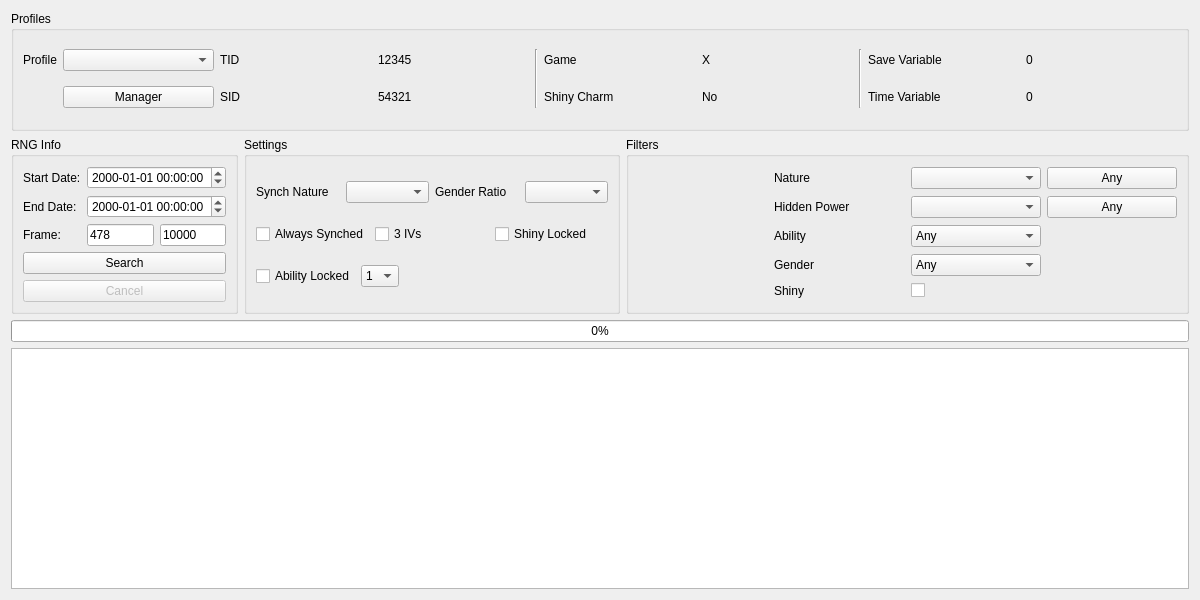
<?xml version="1.0" encoding="UTF-8"?>
<ui version="4.0">
 <class>Stationary6</class>
 <widget class="QWidget" name="Stationary6">
  <property name="geometry">
   <rect>
    <x>0</x>
    <y>0</y>
    <width>1200</width>
    <height>600</height>
   </rect>
  </property>
  <property name="minimumSize">
   <size>
    <width>1200</width>
    <height>600</height>
   </size>
  </property>
  <property name="windowTitle">
   <string>Gen 6 Stationary</string>
  </property>
  <layout class="QGridLayout" name="gridLayout">
   <item row="0" column="0" colspan="3">
    <widget class="QGroupBox" name="groupBoxProfile">
     <property name="sizePolicy">
      <sizepolicy hsizetype="Preferred" vsizetype="Preferred">
       <horstretch>0</horstretch>
       <verstretch>1</verstretch>
      </sizepolicy>
     </property>
     <property name="title">
      <string>Profiles</string>
     </property>
     <layout class="QGridLayout" name="gridLayout_15">
      <item row="0" column="0">
       <widget class="QLabel" name="labelProfile">
        <property name="sizePolicy">
         <sizepolicy hsizetype="Fixed" vsizetype="Preferred">
          <horstretch>0</horstretch>
          <verstretch>0</verstretch>
         </sizepolicy>
        </property>
        <property name="text">
         <string>Profile</string>
        </property>
       </widget>
      </item>
      <item row="0" column="1">
       <widget class="QComboBox" name="comboBoxProfiles"/>
      </item>
      <item row="0" column="2">
       <widget class="QLabel" name="labelProfileTID">
        <property name="text">
         <string>TID</string>
        </property>
       </widget>
      </item>
      <item row="0" column="3">
       <widget class="QLabel" name="labelProfileTIDValue">
        <property name="text">
         <string notr="true">12345</string>
        </property>
       </widget>
      </item>
      <item row="0" column="4" rowspan="2">
       <widget class="Line" name="line">
        <property name="orientation">
         <enum>Qt::Vertical</enum>
        </property>
       </widget>
      </item>
      <item row="0" column="5">
       <widget class="QLabel" name="labelProfileGame">
        <property name="text">
         <string>Game</string>
        </property>
       </widget>
      </item>
      <item row="0" column="6">
       <widget class="QLabel" name="labelProfileGameValue">
        <property name="text">
         <string>X</string>
        </property>
       </widget>
      </item>
      <item row="0" column="7" rowspan="2">
       <widget class="Line" name="line_2">
        <property name="orientation">
         <enum>Qt::Vertical</enum>
        </property>
       </widget>
      </item>
      <item row="0" column="8">
       <widget class="QLabel" name="labelProfileSave">
        <property name="text">
         <string>Save Variable</string>
        </property>
       </widget>
      </item>
      <item row="0" column="9">
       <widget class="QLabel" name="labelProfileSaveValue">
        <property name="text">
         <string>0</string>
        </property>
       </widget>
      </item>
      <item row="1" column="1">
       <widget class="QPushButton" name="pushButtonProfileManager">
        <property name="text">
         <string>Manager</string>
        </property>
       </widget>
      </item>
      <item row="1" column="2">
       <widget class="QLabel" name="labelProfileSID">
        <property name="text">
         <string>SID</string>
        </property>
       </widget>
      </item>
      <item row="1" column="3">
       <widget class="QLabel" name="labelProfileSIDValue">
        <property name="text">
         <string notr="true">54321</string>
        </property>
       </widget>
      </item>
      <item row="1" column="5">
       <widget class="QLabel" name="labelProfileShinyCharm">
        <property name="text">
         <string>Shiny Charm</string>
        </property>
       </widget>
      </item>
      <item row="1" column="6">
       <widget class="QLabel" name="labelProfileShinyCharmValue">
        <property name="text">
         <string>No</string>
        </property>
       </widget>
      </item>
      <item row="1" column="8">
       <widget class="QLabel" name="labelProfileTime">
        <property name="text">
         <string>Time Variable</string>
        </property>
       </widget>
      </item>
      <item row="1" column="9">
       <widget class="QLabel" name="labelProfileTimeValue">
        <property name="text">
         <string>0</string>
        </property>
       </widget>
      </item>
     </layout>
    </widget>
   </item>
   <item row="1" column="0">
    <widget class="QGroupBox" name="groupBoxStationaryRNGInfo">
     <property name="sizePolicy">
      <sizepolicy hsizetype="Preferred" vsizetype="Preferred">
       <horstretch>1</horstretch>
       <verstretch>1</verstretch>
      </sizepolicy>
     </property>
     <property name="title">
      <string>RNG Info</string>
     </property>
     <layout class="QGridLayout" name="gridLayout_8">
      <item row="0" column="0">
       <widget class="QLabel" name="labelStationaryStartDate">
        <property name="text">
         <string>Start Date:</string>
        </property>
       </widget>
      </item>
      <item row="1" column="0">
       <widget class="QLabel" name="labelStationaryEndDate">
        <property name="text">
         <string>End Date:</string>
        </property>
       </widget>
      </item>
      <item row="2" column="0">
       <widget class="QLabel" name="labelStationaryFrame">
        <property name="text">
         <string>Frame:</string>
        </property>
       </widget>
      </item>
      <item row="1" column="1" colspan="4">
       <widget class="QDateTimeEdit" name="dateTimeEditStationaryEndDate">
        <property name="displayFormat">
         <string>yyyy-MM-dd hh:mm:ss</string>
        </property>
       </widget>
      </item>
      <item row="2" column="1" colspan="2">
       <widget class="TextBox" name="textBoxStationaryStartFrame">
        <property name="text">
         <string notr="true">478</string>
        </property>
       </widget>
      </item>
      <item row="0" column="1" colspan="4">
       <widget class="QDateTimeEdit" name="dateTimeEditStationaryStartDate">
        <property name="displayFormat">
         <string>yyyy-MM-dd hh:mm:ss</string>
        </property>
       </widget>
      </item>
      <item row="3" column="0" colspan="5">
       <widget class="QPushButton" name="pushButtonStationarySearch">
        <property name="text">
         <string>Search</string>
        </property>
       </widget>
      </item>
      <item row="2" column="3" colspan="2">
       <widget class="TextBox" name="textBoxStationaryEndFrame">
        <property name="text">
         <string notr="true">10000</string>
        </property>
       </widget>
      </item>
      <item row="4" column="0" colspan="5">
       <widget class="QPushButton" name="pushButtonStationaryCancel">
        <property name="enabled">
         <bool>false</bool>
        </property>
        <property name="text">
         <string>Cancel</string>
        </property>
       </widget>
      </item>
     </layout>
    </widget>
   </item>
   <item row="1" column="1">
    <widget class="QGroupBox" name="groupBoxStationarySettings">
     <property name="sizePolicy">
      <sizepolicy hsizetype="Preferred" vsizetype="Preferred">
       <horstretch>2</horstretch>
       <verstretch>1</verstretch>
      </sizepolicy>
     </property>
     <property name="title">
      <string>Settings</string>
     </property>
     <layout class="QGridLayout" name="gridLayout_14">
      <item row="2" column="2">
       <spacer name="horizontalSpacer">
        <property name="orientation">
         <enum>Qt::Horizontal</enum>
        </property>
        <property name="sizeHint" stdset="0">
         <size>
          <width>40</width>
          <height>20</height>
         </size>
        </property>
       </spacer>
      </item>
      <item row="0" column="0" colspan="3">
       <layout class="QGridLayout" name="gridLayout_12">
        <item row="0" column="0">
         <widget class="QLabel" name="labelStationarySynchNature">
          <property name="text">
           <string>Synch Nature</string>
          </property>
         </widget>
        </item>
        <item row="0" column="3">
         <widget class="QComboBox" name="comboBoxStationaryGenderRatio"/>
        </item>
        <item row="0" column="2">
         <widget class="QLabel" name="labelStationaryGenderRatio">
          <property name="text">
           <string>Gender Ratio</string>
          </property>
         </widget>
        </item>
        <item row="0" column="1">
         <widget class="QComboBox" name="comboBoxStationarySynchNature"/>
        </item>
       </layout>
      </item>
      <item row="1" column="0" colspan="3">
       <layout class="QGridLayout" name="gridLayout_13">
        <item row="0" column="0">
         <widget class="QCheckBox" name="checkBoxStationaryAlwaysSynch">
          <property name="text">
           <string>Always Synched</string>
          </property>
         </widget>
        </item>
        <item row="0" column="1">
         <widget class="QCheckBox" name="checkBoxStationary3IVs">
          <property name="text">
           <string>3 IVs</string>
          </property>
         </widget>
        </item>
        <item row="0" column="2">
         <widget class="QCheckBox" name="checkBoxStationaryShinyLock">
          <property name="text">
           <string>Shiny Locked</string>
          </property>
         </widget>
        </item>
       </layout>
      </item>
      <item row="2" column="0">
       <widget class="QCheckBox" name="checkBoxStationaryAbilityLock">
        <property name="text">
         <string>Ability Locked</string>
        </property>
       </widget>
      </item>
      <item row="2" column="1">
       <widget class="QComboBox" name="comboBoxStationaryAbilityLock">
        <item>
         <property name="text">
          <string notr="true">1</string>
         </property>
        </item>
        <item>
         <property name="text">
          <string notr="true">2</string>
         </property>
        </item>
        <item>
         <property name="text">
          <string notr="true">H</string>
         </property>
        </item>
       </widget>
      </item>
     </layout>
    </widget>
   </item>
   <item row="1" column="2">
    <widget class="QGroupBox" name="groupBoxStationaryFilter">
     <property name="sizePolicy">
      <sizepolicy hsizetype="Preferred" vsizetype="Preferred">
       <horstretch>3</horstretch>
       <verstretch>1</verstretch>
      </sizepolicy>
     </property>
     <property name="title">
      <string>Filters</string>
     </property>
     <layout class="QGridLayout" name="gridLayout_11">
      <item row="0" column="0" rowspan="5">
       <widget class="IVFilter" name="ivFilterStationary" native="true"/>
      </item>
      <item row="0" column="1">
       <widget class="QLabel" name="labelStationaryNature">
        <property name="frameShape">
         <enum>QFrame::NoFrame</enum>
        </property>
        <property name="text">
         <string>Nature</string>
        </property>
       </widget>
      </item>
      <item row="0" column="2">
       <widget class="CheckList" name="comboBoxStationaryNature"/>
      </item>
      <item row="0" column="3">
       <widget class="QPushButton" name="pushButtonStationaryAnyNature">
        <property name="text">
         <string>Any</string>
        </property>
       </widget>
      </item>
      <item row="1" column="1">
       <widget class="QLabel" name="labelStationaryHiddenPower">
        <property name="text">
         <string>Hidden Power</string>
        </property>
       </widget>
      </item>
      <item row="1" column="2">
       <widget class="CheckList" name="comboBoxStationaryHiddenPower"/>
      </item>
      <item row="1" column="3">
       <widget class="QPushButton" name="pushButtonStationaryAnyHiddenPower">
        <property name="text">
         <string>Any</string>
        </property>
       </widget>
      </item>
      <item row="2" column="1">
       <widget class="QLabel" name="labelStationaryAbility">
        <property name="text">
         <string>Ability</string>
        </property>
       </widget>
      </item>
      <item row="2" column="2">
       <widget class="QComboBox" name="comboBoxStationaryAbility">
        <item>
         <property name="text">
          <string>Any</string>
         </property>
        </item>
        <item>
         <property name="text">
          <string notr="true">1</string>
         </property>
        </item>
        <item>
         <property name="text">
          <string notr="true">2</string>
         </property>
        </item>
        <item>
         <property name="text">
          <string notr="true">H</string>
         </property>
        </item>
       </widget>
      </item>
      <item row="3" column="1">
       <widget class="QLabel" name="labelStationaryGender">
        <property name="text">
         <string>Gender</string>
        </property>
       </widget>
      </item>
      <item row="3" column="2">
       <widget class="QComboBox" name="comboBoxStationaryGender">
        <item>
         <property name="text">
          <string>Any</string>
         </property>
        </item>
        <item>
         <property name="text">
          <string notr="true">♂</string>
         </property>
        </item>
        <item>
         <property name="text">
          <string notr="true">♀</string>
         </property>
        </item>
       </widget>
      </item>
      <item row="4" column="1">
       <widget class="QLabel" name="labelStationaryShiny">
        <property name="text">
         <string>Shiny</string>
        </property>
       </widget>
      </item>
      <item row="4" column="2">
       <widget class="QCheckBox" name="checkBoxStationaryShiny">
        <property name="text">
         <string/>
        </property>
       </widget>
      </item>
     </layout>
    </widget>
   </item>
   <item row="2" column="0" colspan="3">
    <widget class="QProgressBar" name="progressBarStationary">
     <property name="value">
      <number>0</number>
     </property>
    </widget>
   </item>
   <item row="3" column="0" colspan="3">
    <widget class="TableView" name="tableViewStationary">
     <property name="sizePolicy">
      <sizepolicy hsizetype="Expanding" vsizetype="Expanding">
       <horstretch>0</horstretch>
       <verstretch>2</verstretch>
      </sizepolicy>
     </property>
     <attribute name="horizontalHeaderDefaultSectionSize">
      <number>60</number>
     </attribute>
     <attribute name="verticalHeaderVisible">
      <bool>false</bool>
     </attribute>
    </widget>
   </item>
  </layout>
 </widget>
 <customwidgets>
  <customwidget>
   <class>TextBox</class>
   <extends>QLineEdit</extends>
   <header>Forms/Controls/TextBox.hpp</header>
  </customwidget>
  <customwidget>
   <class>TableView</class>
   <extends>QTableView</extends>
   <header>Forms/Controls/TableView.hpp</header>
  </customwidget>
  <customwidget>
   <class>IVFilter</class>
   <extends>QWidget</extends>
   <header>Forms/Controls/IVFilter.hpp</header>
   <container>1</container>
  </customwidget>
  <customwidget>
   <class>CheckList</class>
   <extends>QComboBox</extends>
   <header>Forms/Controls/CheckList.hpp</header>
   <slots>
    <slot>resetChecks()</slot>
   </slots>
  </customwidget>
 </customwidgets>
 <tabstops>
  <tabstop>comboBoxProfiles</tabstop>
  <tabstop>pushButtonProfileManager</tabstop>
  <tabstop>dateTimeEditStationaryStartDate</tabstop>
  <tabstop>dateTimeEditStationaryEndDate</tabstop>
  <tabstop>textBoxStationaryStartFrame</tabstop>
  <tabstop>textBoxStationaryEndFrame</tabstop>
  <tabstop>pushButtonStationarySearch</tabstop>
  <tabstop>pushButtonStationaryCancel</tabstop>
  <tabstop>comboBoxStationarySynchNature</tabstop>
  <tabstop>comboBoxStationaryGenderRatio</tabstop>
  <tabstop>checkBoxStationaryAlwaysSynch</tabstop>
  <tabstop>checkBoxStationary3IVs</tabstop>
  <tabstop>checkBoxStationaryShinyLock</tabstop>
  <tabstop>checkBoxStationaryAbilityLock</tabstop>
  <tabstop>comboBoxStationaryAbilityLock</tabstop>
  <tabstop>comboBoxStationaryNature</tabstop>
  <tabstop>pushButtonStationaryAnyNature</tabstop>
  <tabstop>comboBoxStationaryHiddenPower</tabstop>
  <tabstop>pushButtonStationaryAnyHiddenPower</tabstop>
  <tabstop>comboBoxStationaryAbility</tabstop>
  <tabstop>comboBoxStationaryGender</tabstop>
  <tabstop>checkBoxStationaryShiny</tabstop>
  <tabstop>tableViewStationary</tabstop>
 </tabstops>
 <resources/>
 <connections>
  <connection>
   <sender>pushButtonStationaryAnyNature</sender>
   <signal>clicked()</signal>
   <receiver>comboBoxStationaryNature</receiver>
   <slot>resetChecks()</slot>
   <hints>
    <hint type="sourcelabel">
     <x>1104</x>
     <y>184</y>
    </hint>
    <hint type="destinationlabel">
     <x>1013</x>
     <y>177</y>
    </hint>
   </hints>
  </connection>
  <connection>
   <sender>pushButtonStationaryAnyHiddenPower</sender>
   <signal>clicked()</signal>
   <receiver>comboBoxStationaryHiddenPower</receiver>
   <slot>resetChecks()</slot>
   <hints>
    <hint type="sourcelabel">
     <x>1103</x>
     <y>201</y>
    </hint>
    <hint type="destinationlabel">
     <x>993</x>
     <y>209</y>
    </hint>
   </hints>
  </connection>
 </connections>
</ui>
